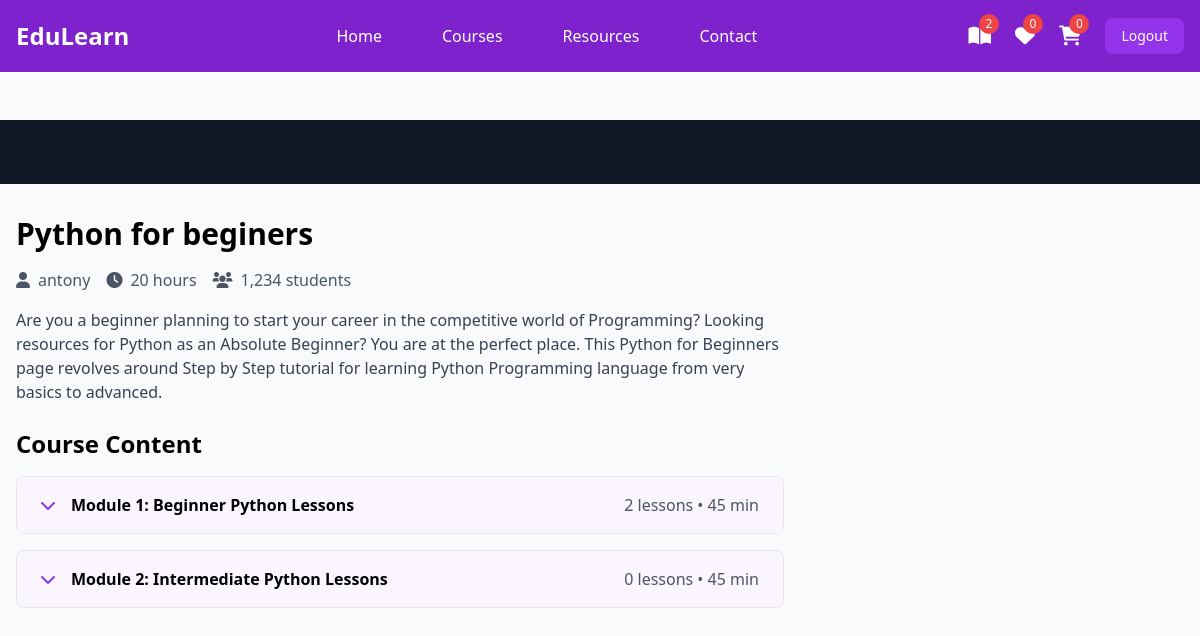
The page /student/courses/1/watch/ (signed in) on the database its author committed.
### instructor/models.py (models this page shows, shortened)
class User(AbstractUser):
    ROLE_OPTION=(
        ("INSTRUCTOR","INSTRUCTOR"),
        ("STUDENT","STUDENT")
    )
    role=models.CharField(max_length=15,choices=ROLE_OPTION,default="STUDENT")

class Course(models.Model):
    title=models.CharField(max_length=50)
    description=models.TextField()
    price=models.DecimalField(decimal_places=2,max_digits=5)
    owner=models.ForeignKey(User,on_delete=models.SET_NULL,related_name="courses",null=True)
    is_free=models.BooleanField(default=False)
    picture=models.ImageField(upload_to="courseimage",null=True,blank=True,default="courseimage/default.png")
    thumbnail=EmbedVideoField()
    Category_objects=models.ManyToManyField(Category)
    created_at=models.DateTimeField(auto_now_add=True)
    updated_at=models.DateTimeField(auto_now=True)

class Module(models.Model):
    title=models.CharField(max_length=200)
    course_object=models.ForeignKey(Course,on_delete=models.CASCADE,related_name="modules")
    order=models.PositiveIntegerField()

### student/views.py (the view)
# urls.py: path("courses/<int:pk>/watch/",views.LessonDetailView.as_view(),name="lesson-detail"),
@method_decorator(signin_required,name="dispatch")
class LessonDetailView(View):
    def get(self,request,*args,**kwargs):
        course_id=kwargs.get("pk")
        course_instance=Course.objects.get(id=course_id)
        query_params=request.GET
        module_id=query_params.get("module") if "module" in query_params else course_instance.modules.all().first().id
        module_instance=Module.objects.get(id=module_id,course_object=course_instance)
        lesson_id=query_params.get("lesson") if "lesson" in query_params else module_instance.lessons.all().first().id
        lesson_instance=Lesson.objects.get(id=lesson_id,module_object=module_instance)
        return render(request,"lesson_detail.html",{"course":course_instance,"lesson":lesson_instance})

### student/context_processor.py (called while the page is built)
def course_context(request):
    count=0
    if request.user.is_authenticated:
        orders=request.user.purchase.filter(is_paid=True)
        count=len([c for o in orders for c in o.course_objects.all()])
    return {'count':count}

### student/templates/lesson_detail.html (shortened to what this page needs)
{%extends 'base.html'%}
{% load embed_video_tags %}
{%block main_block%}
    <div class="pt-20">
        <div class="bg-gray-900 w-full">
            <div class="max-w-screen-xl mx-auto px-4 py-8">
            </div>
        </div>
        <div class="max-w-screen-xl mx-auto px-4 py-8 grid grid-cols-1 lg:grid-cols-3 gap-8">
            <div class="lg:col-span-2">
                <h1 class="text-3xl font-bold mb-4">{{course.title}}</h1>
                <div class="flex items-center mb-4 text-gray-600">
                    <span class="mr-4"><i class="fas fa-user mr-2"></i>{{course.owner}}</span>
                    <span class="mr-4"><i class="fas fa-clock mr-2"></i>20 hours</span>
                    <span><i class="fas fa-users mr-2"></i>1,234 students</span>
                </div>
                <p class="text-gray-700 mb-6">{{course.description}}</p>
                <div class="space-y-4">
                    <h2 class="text-2xl font-bold mb-4">Course Content</h2>
                   {%for module in course.modules.all%}
                   <div class="border rounded-lg overflow-hidden">
                    <button class="w-full px-6 py-4 bg-purple-50 hover:bg-purple-100 flex items-center justify-between" onclick="toggleModule('module{{forloop.counter}}')">
                        <div class="flex items-center">
                            <i class="fas fa-chevron-down mr-4 text-purple-600"></i>
                            <span class="font-semibold">Module {{forloop.counter}}: {{module.title}}</span>
                        </div>
                        <span class="text-gray-600">{{module.lessons.all.count}} lessons • 45 min</span>
                    </button>
                </div>
                   {%endfor%}
                </div>
            </div>
{%endblock%}

### student/templates/base.html (shortened to what this page needs)
<!DOCTYPE html>
<html lang="en">
<head>
    <script src="https://cdn.tailwindcss.com"></script>
    <link href="https://cdnjs.cloudflare.com/ajax/libs/font-awesome/6.0.0/css/all.min.css" rel="stylesheet">
</head>
<body class="bg-gray-50">
    <nav class="bg-purple-700 fixed w-full z-20 top-0 left-0 ">
        <div class="max-w-screen-xl flex flex-wrap items-center justify-between mx-auto p-4">
            <a href="#" class="flex items-center">
                <span class="self-center text-2xl font-semibold text-white">EduLearn</span>
            </a>
            <div class="items-center justify-between hidden w-full md:flex md:w-auto md:order-1">
                <ul class="flex flex-col p-4 md:p-0 mt-4 font-medium md:flex-row md:space-x-8 md:mt-0">
                    <li><a href="{%url 'index'%}" class="block py-2 pl-3 pr-4 text-white hover:text-purple-200">Home</a></li>
                    <li><a href="{%url 'mycourses'%}" class="block py-2 pl-3 pr-4 text-white hover:text-purple-200">Courses</a></li>
                    <li><a href="#" class="block py-2 pl-3 pr-4 text-white hover:text-purple-200">Resources</a></li>
                    <li><a href="#" class="block py-2 pl-3 pr-4 text-white hover:text-purple-200">Contact</a></li>
                </ul>
            </div>
            <div class="flex items-center space-x-6 md:order-2">
                <div class="relative group">
                    <a href="{%url 'mycourses'%}" class="text-white hover:text-purple-200">
                        <i class="fas fa-book-open text-xl"></i>
                        <span class="absolute -top-2 -right-2 bg-red-500 text-white text-xs rounded-full h-5 w-5 flex items-center justify-center">{{count}}</span>
                    </a>
                </div>
                <div class="relative group">
                    <a href="#" class="text-white hover:text-purple-200">
                        <i class="fas fa-heart text-xl"></i>
                        <span class="absolute -top-2 -right-2 bg-red-500 text-white text-xs rounded-full h-5 w-5 flex items-center justify-center">0</span>
                    </a>
                </div>
                <div class="relative group">
                    <a href="{%url 'cart-summary'%}" class="text-white hover:text-purple-200">
                        <i class="fas fa-shopping-cart text-xl"></i>
                        <span class="absolute -top-2 -right-2 bg-red-500 text-white text-xs rounded-full h-5 w-5 flex items-center justify-center">{{request.user.basket.all.count}}</span>
                    </a>
                </div>
                <a href="{%url 'logout'%}"><button class="text-white bg-purple-600 hover:bg-purple-800 focus:ring-4 focus:outline-none focus:ring-purple-300 font-medium rounded-lg text-sm px-4 py-2 text-center">Logout</button></a>
            </div>
        </div>
    </nav>
    <div class="mt-10">
        {%block main_block%}
    {%endblock%}
    </div>
</body>
</html>

### rows shown on the page
User: user.basket.all.count "0"
Course: title "Python for beginers", owner "antony", description "Are you a beginner planning to start your career in the competitive world of Programming? Looking resources for Python as an Absolute Beginner? You are at the perfect place. This Python for Beginners page revolves around Step by Step tutorial for learning Python Programming language from very basics to advanced."
Module: title "Beginner Python Lessons", lessons.all.count "2"
Module: title "Intermediate Python Lessons", lessons.all.count "0"

### other values the page prints
{{ count }} "2"
